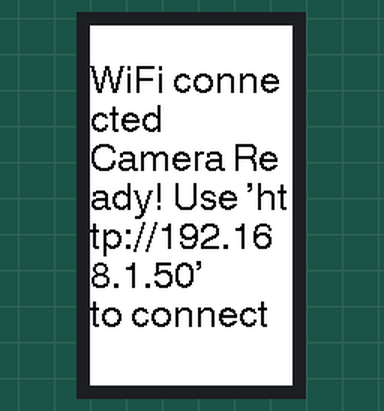
The sketch below on a simulated ESP32. Shown: 135×240 colour display. WiFi joins after 1.5 s; servers stay silent unless stated; the camera gives no picture; what the sketch prints to the serial monitor is not drawn.

Above: at 2.1 s.

The sketch:

CameraWebServerForTCamera.ino
```cpp
/////////////////////////////////////////////////////////////////
/*
  What's different TTGO Camera Plus vs ESP32CAM AI-THINKER?
  Video Tutorial: https://youtu.be/ixtT7kt4YdI
  Created by Eric Nam (ThatProject)
*/
/////////////////////////////////////////////////////////////////

// TFT_eSPI User_Setup_Select.h
// #include <User_Setups/Setup44_TTGO_CameraPlus.h>   // Setup file for ESP32 and TTGO T-CameraPlus ST7789 SPI bus TFT    240x240
//

#include "esp_camera.h"
#include <WiFi.h>
#include <TFT_eSPI.h>

// Select camera model
#define PWDN_GPIO_NUM       -1
#define RESET_GPIO_NUM      -1
#define XCLK_GPIO_NUM       4
#define SIOD_GPIO_NUM       18
#define SIOC_GPIO_NUM       23

#define Y9_GPIO_NUM         36
#define Y8_GPIO_NUM         37
#define Y7_GPIO_NUM         38
#define Y6_GPIO_NUM         39
#define Y5_GPIO_NUM         35
#define Y4_GPIO_NUM         26
#define Y3_GPIO_NUM         13
#define Y2_GPIO_NUM         34
#define VSYNC_GPIO_NUM      5
#define HREF_GPIO_NUM       27
#define PCLK_GPIO_NUM       25

const char* ssid = "ThatProject";
const char* password = "California";

TFT_eSPI tft = TFT_eSPI();

void startCameraServer(TFT_eSPI *_tft);

void setup() {
  Serial.begin(115200);
  Serial.setDebugOutput(true);
  Serial.println();

  tft.begin();
  tft.setRotation(0);
  tft.setTextColor(TFT_BLACK, TFT_WHITE);
  tft.fillScreen(TFT_WHITE);
  tft.setTextFont(4);

  camera_config_t config;
  config.ledc_channel = LEDC_CHANNEL_0;
  config.ledc_timer = LEDC_TIMER_0;
  config.pin_d0 = Y2_GPIO_NUM;
  config.pin_d1 = Y3_GPIO_NUM;
  config.pin_d2 = Y4_GPIO_NUM;
  config.pin_d3 = Y5_GPIO_NUM;
  config.pin_d4 = Y6_GPIO_NUM;
  config.pin_d5 = Y7_GPIO_NUM;
  config.pin_d6 = Y8_GPIO_NUM;
  config.pin_d7 = Y9_GPIO_NUM;
  config.pin_xclk = XCLK_GPIO_NUM;
  config.pin_pclk = PCLK_GPIO_NUM;
  config.pin_vsync = VSYNC_GPIO_NUM;
  config.pin_href = HREF_GPIO_NUM;
  config.pin_sscb_sda = SIOD_GPIO_NUM;
  config.pin_sscb_scl = SIOC_GPIO_NUM;
  config.pin_pwdn = PWDN_GPIO_NUM;
  config.pin_reset = RESET_GPIO_NUM;
  config.xclk_freq_hz = 10000000;
  config.pixel_format = PIXFORMAT_JPEG;
  config.frame_size = FRAMESIZE_VGA;
  config.jpeg_quality = 10;
  config.fb_count = 2;

  // camera init
  esp_err_t err = esp_camera_init(&config);
  if (err != ESP_OK) {
    Serial.printf("Camera init failed with error 0x%x", err);
    return;
  }

  sensor_t * s = esp_camera_sensor_get();
  s->set_hmirror(s, 1);
  s->set_vflip(s, 1);

  WiFi.begin(ssid, password);

  while (WiFi.status() != WL_CONNECTED) {
    delay(500);
    Serial.print(".");
  }
  tft.println("");
  tft.println("WiFi connected");
  startCameraServer(&tft);

  tft.print("Camera Ready! Use 'http://");
  tft.print(WiFi.localIP());
  tft.println("'");
  tft.println("to connect");
}

void loop() {
  // put your main code here, to run repeatedly:
  delay(10000);
}
```
